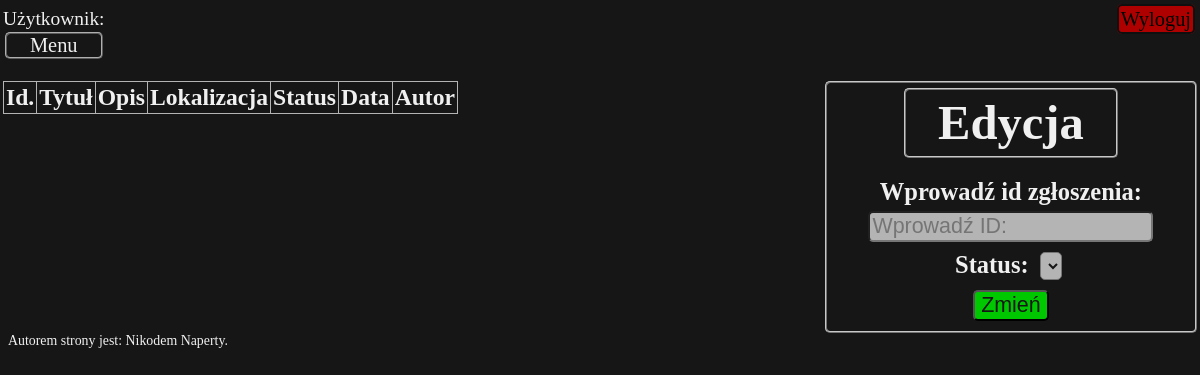
/PHP/editStatus.php, run on an earlier commit of the app's database.
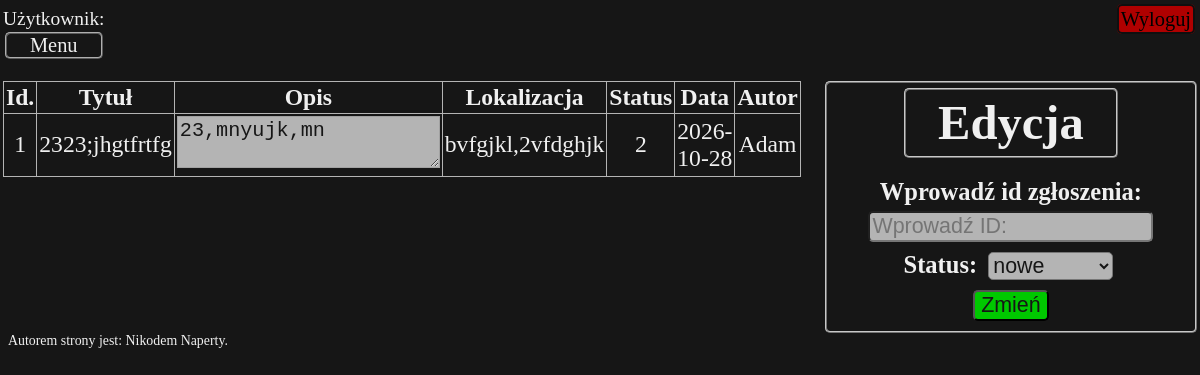
And on a later commit of the database.
### tables this page shows
CREATE TABLE `zglosenia` (
  `id` int(11) NOT NULL,
  `tytul` varchar(120) NOT NULL,
  `opis` varchar(2000) NOT NULL,
  `lokalizacja` varchar(100) NOT NULL,
  `id_status` int(11) NOT NULL DEFAULT 1,
  `data` date NOT NULL,
  `autor` varchar(255) NOT NULL
);

### PHP/functions.php (called while the page is built, shortened)
<?php
    require_once './db.php';
    require_once 'Include/fuction_extra.php';
    function listReport($sql){
        $zapytanie = "SELECT zglosenia.*, uzytkownicy.nick FROM zglosenia INNER JOIN uzytkownicy ON zglosenia.autor = uzytkownicy.nick;";
        $wynik = mysqli_query($sql,$zapytanie);
        tableEdit($wynik);
    }
    function edit($sql){
        editVisuals($sql);
    }
?>

### PHP/Include/fuction_extra.php (the view, shortened to what this page needs)
<?php
function tableEdit($wynik){
?>
    <div style='width: 25%; float: left;'>
        <table style='float: left;'>
            <tr>
                <th>Id.</th>
                <th>Tytuł</th>
                <th>Opis</th>
                <th>Lokalizacja</th>
                <th>Status</th>
                <th>Data</th>
                <th>Autor</th>
            </tr>
            <?php while ($row = mysqli_fetch_assoc($wynik)) {?>
                <tr>
                    <td><?= htmlspecialchars($row['id']) ?></td>
                    <td><?= htmlspecialchars($row['tytul']) ?></td>
                    <td><textarea disabled class='powieksz'><?= htmlspecialchars($row['opis']) ?></textarea></td>
                    <td><?= htmlspecialchars($row['lokalizacja']) ?></td>
                    <td><?= htmlspecialchars($row['id_status']) ?></td>
                    <td><?= htmlspecialchars($row['data']) ?></td>
                    <td><?= htmlspecialchars($row['autor']) ?></td>
                </tr>
            <?php } ?>
        </table>
    </div>
<?php
}
function editVisuals($sql){
    $zapytanie1 = "SELECT id, nazwa FROM status";
    $wynik = mysqli_query($sql, $zapytanie1);
?>
    <div style='float: right; width: 30%;' class='logowanie'>
        <h1 class='logowanie' style='font-size: 250%; width: 200px; margin-bottom: 20px;'>Edycja</h1>
        <form action='editStatus.php' method='POST'>
            <label for='1'>Wprowadź id zgłoszenia: </label>
            <input type='number' name='id' id='1' placeholder='Wprowadź ID:'><br>
            <label for='2'>Status: </label>
            <select id='2' name='status'>
            <?php
                while ($wynik1 = mysqli_fetch_assoc($wynik)) {
            ?>
                <option value="<?=$wynik1['id']?>"><?=htmlspecialchars($wynik1['nazwa'])?></option>
            <?php
                }
            ?>
            </select><br>
            <input type='submit' value='Zmień' class='guzik_submit'>
        </form>
    </div>
<?php
}
?>

### PHP/Include/Do_funkcji/header_plus.php (shortened to what this page needs)
<?php
    function printheader(string $title = "Logowanie"){
?>
    <!DOCTYPE html>
        <html lang="pl">
        <head>
            <link rel="stylesheet" href="../CSS/styl.css">
        </head>
        <body>
<?php
    }
    function user_if(){
        if ($_SESSION['nick'] == "Niko985642" || $_SESSION['nick'] == "niko985642"){
            echo "Twórca strony: ".$_SESSION['nick'];
        } else {
            echo "Użytkownik: ".$_SESSION['nick'];
        }
    }
    function right_baner(){
?>
        </div>
            <div class='prawy_baner'>
                <a href='../PHP/index.php' class='guzik_banerowy_wyloguj'>Wyloguj</a>
            </div>
        </header>
<?php
    }
?>

### PHP/Include/header.php (shortened to what this page needs)
    <?php
    function menu_powrotu_tech(string $title = "Panel technika"){
            include 'Do_funkcji/header_plus.php';
            printheader();
        ?>
        <header>
            <div class='lewy_baner' style='margin-bottom: 20px;'>
                <?php
                    user_if();
                ?>
                <a href='../PHP/reportsMenu.php' class='guzik_banerowy'>Menu</a>
            <?php
                right_baner();
            ?>
    <?php
    }
?>

### PHP/editStatus.php (shortened to what this page needs)
<?php
    require_once './Include/header.php';
    menu_powrotu_tech();
    ?>
    <main>
    <?php
        require_once './db.php';
        require_once './functions.php';
        listReport($sql);
        edit($sql);
    ?>
    </main>
    <?php
        require_once './Include/footer.php';
        footer();
    ?>

### PHP/Include/footer.php
<?php
    function footer(){
    ?>
        <footer>
            <p>Autorem strony jest: Nikodem Naperty.</p>
        </footer>
    </body>
    </html>
    <?php
    }
?>

### CSS/styl.css (style rules this page uses)
* { font-size: 105%; color: rgb(240,240,240); }
footer { margin-left: 5px; font-size: 75%; }
html { background-color: rgb(22,22,22); }
body { margin: 7.5px 3px 0 3px; }
input, select, option { color: rgb(22,22,22); background-color: rgb(180,180,180); border-radius: 5px; margin: 5px; transition: 0.7s; }
textarea { resize: vertical; background-color: rgb(180,180,180); color: rgb(22,22,22); max-width: 500px; max-height: 350px; transition: 0.7s; }
main,footer { clear: both; }
table { border: 1px rgb(180,180,180) ridge; border-radius: 5px; border-collapse: collapse; }
th,td { border: 1px rgb(180,180,180) ridge; text-align: center; padding: 2px; transition: 0.7s; }
label { font-size: 120%; font-weight: bold; }
.logowanie { text-align: center; width: 20%; margin: 0 auto; border: 2px rgb(200,200,200) ridge; border-radius: 5px; padding: 5px; transition: 0.7s; }
.guzik_submit { background-color: rgb(0,200,0); transition: 0.7s; }
.lewy_baner { display: flex; flex-direction: column; float: left; }
.prawy_baner { float: right; }
.guzik_banerowy { text-decoration: none; margin: 2px; border: 2px rgb(175,175,175) ridge; border-radius: 5px; text-align: center; transition: 0.7s; }
.guzik_banerowy_wyloguj { text-decoration: none; color: black; margin: 2px; padding: 2px; border: 2px rgb(15,15,15) solid; border-radius: 5px; text-align: center; background-color: rgb(175,0,0); transition: 0.7s; }
.powieksz { resize: both; }

What changed in the data, as far as the page shows it:
added zglosenia: id "1", tytul "2323;jhgtfrtfg", opis "23,mnyujk,mn", lokalizacja "bvfgjkl,2vfdghjk", id_status "2", data "2026-10-28", autor "Adam"
Also different on the page:
form field status: (not shown) → "nowe"
